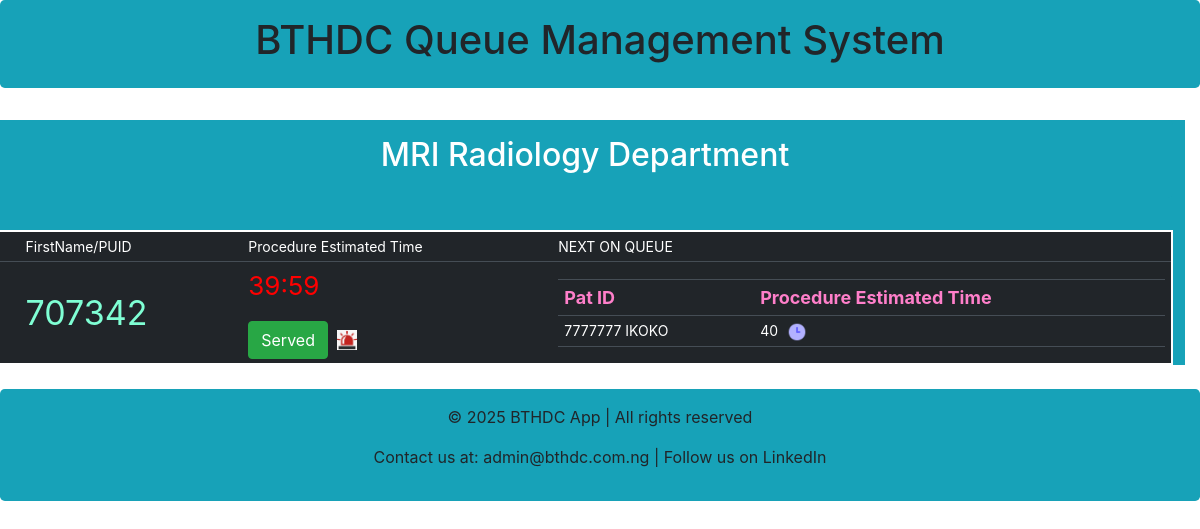
/mriview, run on the app's committed database.
### main.py (models this page shows, shortened)
class Btqueue(db.Model):
    __tablename__ = 'btqueue'
    queue_id = db.Column(db.Integer, primary_key=True)
    pat_phone = db.Column(db.String(100))
    pat_procedure = db.Column(db.String(100))
    queue_time = db.Column(db.Integer)
    service_status = db.Column(db.Integer, default=0)  # 0 = waiting, 1 = on procedure, 2 = served
    departure_time = db.Column(db.DateTime, nullable=True)
    arrival_time = db.Column(db.DateTime, default=datetime.utcnow)
    pat_id = db.Column(db.String(100))
    departmentid = db.Column(db.Integer, default=1)
    start_time = db.Column(db.DateTime, nullable=True)  # when procedure started

### main.py (the view)
@app.route('/mriview')
def mriview():
    mri_data = Btqueue.query.filter_by(pat_procedure="MRI", service_status=1).all()
    return render_template('mriview.html', mri_data=mri_data)

### templates/mriview.html (shortened to what this page needs)
{% extends 'base.html' %}
{% block body %}
<div>
    <div class="row">
        <div class="vw-100 bg-info">
            <div class="jumbotron p-3 bg-info text-white">
                <h2 align="center">MRI Radiology Department</h2>
            </div>
            <table class="table table-hover table-dark"  style="border: 6px solid white;">
                {% if mri_data %}
                    <tr>
                        <td></td>
                        <td>FirstName/PUID</td>
                        <td>Procedure Estimated Time</td>
                        <td>NEXT ON QUEUE</td>
                    </tr>
                    <tr>
                        <td></td>
                        <td><span style="font-size: 34px; color:aquamarine;">{{ mri_data[0].pat_id }}</span></td>
                        <td>
                            <p><span id="countdown" style="font-size: 104px; color: red;"></span></p>
                            <a href="#" class="btn btn-success" data-toggle="modal" data-target="#mymodal" onclick="patientserved('{{mri_data[0].queue_id}}')"> Served</a>
                            <a href="#" onclick="emmergency()"> <img src="{{ url_for('static', filename='emergency.png') }}" alt="Emme" style="width: 20px; height: 20px; margin-left: 5px;">
                            </a>
                        </td>
                        <td>
                            <table class="table table-stripe table-dark" >
                                <tr>
                                    <td> <span style="font-size: 18px; color:rgb(255, 127, 202); font-weight: bold;">Pat ID</span></td>
                                    <td><span style="font-size: 18px; color:rgb(255, 127, 202); font-weight: bold;">Procedure Estimated Time</span></td>
                                </tr>
                                {% for record in mri_data[1:] %}
                                    <tr>
                                        <td>{{ record.pat_id }}</td>
                                        <td>{{ record.queue_time }}
                                            <img src="{{ url_for('static', filename='clock.png') }}" alt="Clock" style="width: 20px; height: 20px; margin-left: 5px;">
                                        </td>
                                    </tr>
                                {% endfor %}
                            </table>
                        </td>
                    </tr>
                {% else %}
                <tr>
                    <td colspan="3">No records found.</td>
                </tr>
                {% endif %}
            </table>
        </div>
    </div>
</div>
{% endblock %}

### static/mystyle.css (style rules this page uses)
table.table { font-size: 14px; border-width: 2px !important; margin-bottom: 0; }
table.table th, table.table td { padding: 4px 6px !important; vertical-align: middle !important; }
#countdown { font-size: 26px !important; }

### data on the page
Btqueue: pat "707342"
Btqueue: pat_id "7777777 IKOKO", queue_time "40"
